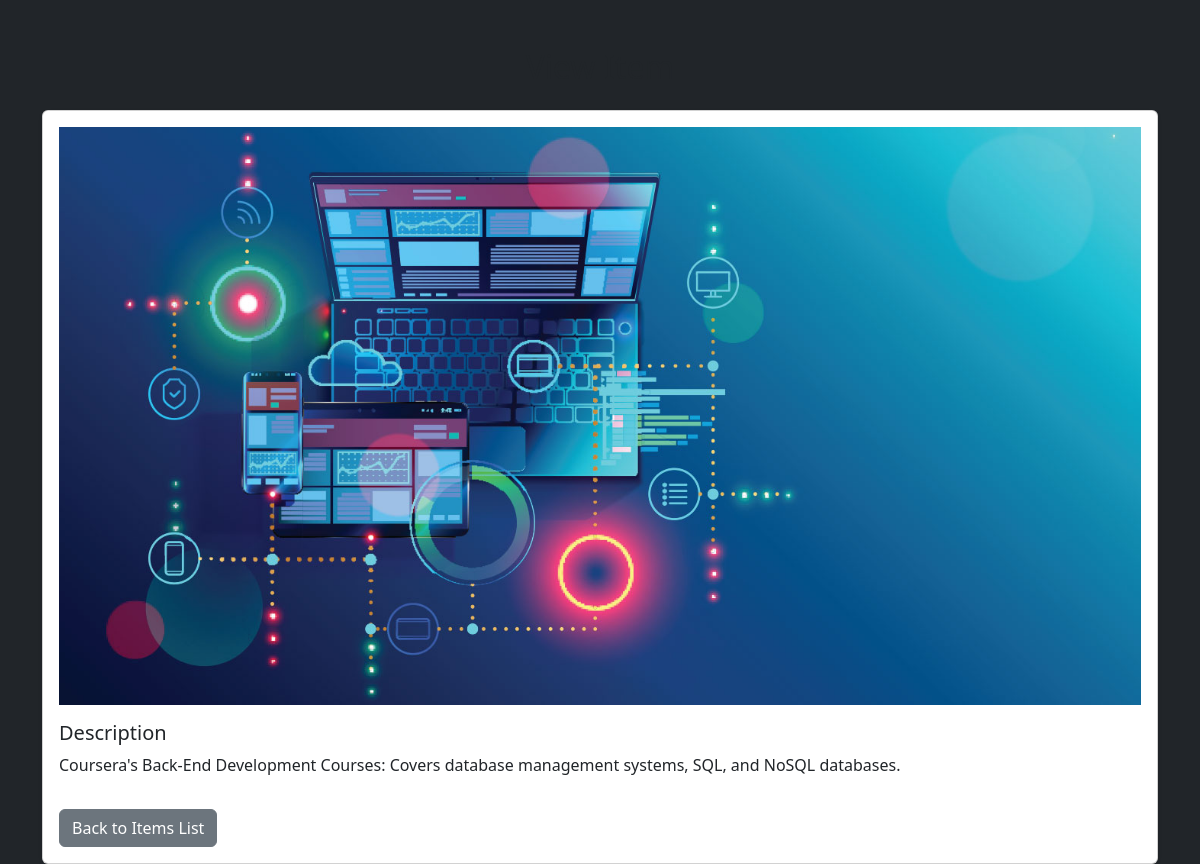
The page /view_item.php?id=12 (signed in) on the database its author committed.
### tables this page shows
CREATE TABLE `items` (
  `id` int(11) NOT NULL,
  `description` text NOT NULL,
  `photo` varchar(100) DEFAULT NULL,
  `created_by` int(11) DEFAULT NULL
);

### view_item.php (the view, shortened to what this page needs)
<?php
include 'db_connect.php';
$item_id = $_GET['id'];
$stmt = $conn->prepare("SELECT description, photo FROM Items WHERE id = ? AND created_by = ?");
$stmt->bind_param("ii", $item_id, $_SESSION['user_id']);
$stmt->execute();
$result = $stmt->get_result();
$item = $result->fetch_assoc();
?>
<!DOCTYPE html>
<html lang="en">
<head>
    <link href="https://cdn.jsdelivr.net/npm/bootstrap@5.3.0-alpha1/dist/css/bootstrap.min.css" rel="stylesheet">
</head>
<body class="bg-dark">
    <div class="container mt-5">
        <h2 class="text-center mb-4">View Item</h2>
        <div class="card shadow-sm">
            <div class="card-body">
                <?php if ($item['photo']): ?>
                    <img src="uploads/<?= htmlspecialchars($item['photo']) ?>" class="img-fluid mb-3" alt="Item Photo">
                <?php endif; ?>
                <h5>Description</h5>
                <p><?= nl2br(htmlspecialchars($item['description'])) ?></p>
                <a href="index.php" class="btn btn-secondary mt-3">Back to Items List</a>
            </div>
        </div>
    </div>
</body>
</html>

### rows shown on the page
items: photo (picture), description "Coursera's Back-End Development Courses: Covers database management systems, SQL, and NoSQL databases."
